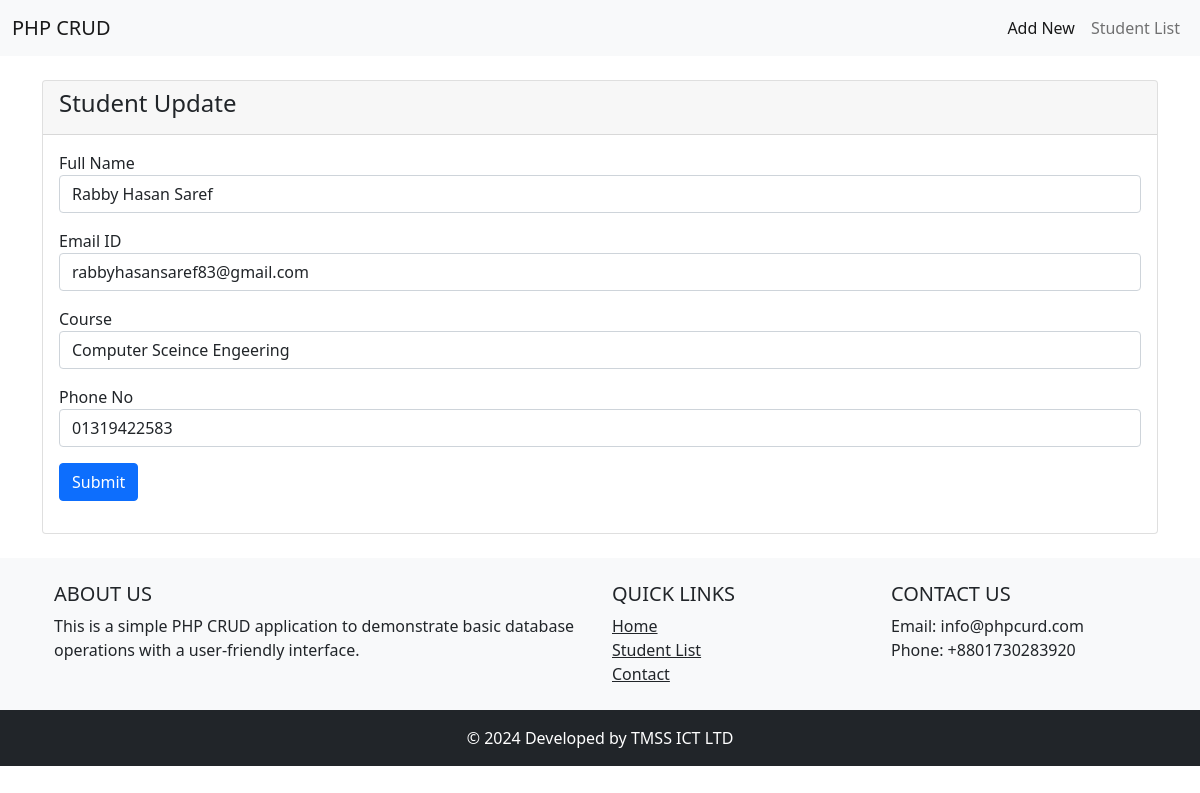
The page /update.php?id=10 on the database its author committed.
### tables this page shows
CREATE TABLE `students` (
  `fullname` varchar(255) NOT NULL,
  `email` varchar(255) NOT NULL,
  `phone` varchar(255) NOT NULL,
  `course` varchar(255) NOT NULL,
  `id` int NOT NULL
);

### update.php (the view, shortened to what this page needs)
<!DOCTYPE html>
<html lang="en">
<head>
    <link href="https://cdn.jsdelivr.net/npm/bootstrap@5.1.3/dist/css/bootstrap.min.css" rel="stylesheet">
    <link href="https://cdn.jsdelivr.net/npm/sweetalert2@11/dist/sweetalert2.min.css" rel="stylesheet">
</head>
<body>
<nav class="navbar navbar-expand-lg navbar-light bg-light">
        <div class="container-fluid">
            <a class="navbar-brand" href="#">PHP CRUD</a>
            <div class="collapse navbar-collapse" id="navbarNav">
                <ul class="navbar-nav ms-auto">
                    <li class="nav-item">
                        <a class="nav-link active" aria-current="page" href="insert.php">Add New</a>
                    </li>
                    <li class="nav-item">
                        <a class="nav-link" href="index.php">Student List</a>
                    </li>
                </ul>
            </div>
        </div>
    </nav>
    <?php
    include "db_con.php";
    if(isset($_GET['id'])){
        $id = $_GET['id'];
        $sql = "SELECT * FROM students WHERE id = '$id'";
        $result = $con->query($sql);
        if($result->num_rows > 0){
            while($row = $result->fetch_assoc()){
                $name = $row['fullname'];
                $email = $row['email'];
                $course = $row['course'];
                $phone = $row['phone'];
            }
            ?>
        <div class="container mt-4">
        <div class="row">
            <div class="col-md-12">
                <div class="card">
                    <div class="card-header">
                        <h4>Student Update</h4>
                    </div>
                    <div class="card-body">
                        <form action="" method="POST">
                            <div class="mb-3">
                                <label for="">Full Name</label>
                                <input type="text" name="fullname" value="<?php echo $name; ?>" required class="form-control" />
                            </div>
                            <div class="mb-3">
                                <label for="">Email ID</label>
                                <input type="email" name="email" value="<?php echo $email; ?>"  required class="form-control" />
                            </div>
                            <div class="mb-3">
                                <label for="">Course</label>
                                <input type="text" name="course" value="<?php echo $course; ?>" required class="form-control" />
                            </div>
                            <div class="mb-3">
                                <label for="">Phone No</label>
                                <input type="text" name="phone" value="<?php echo $phone; ?>" required class="form-control" />
                            </div>
                            <div class="mb-3">
                                <input type="submit" name="update" value="Submit" class="btn btn-primary">
                            </div>
                        </form>
                    </div>
                </div>
            </div>
        </div>
    </div>
       <?php
    }
    }
    ?>
    <footer class="bg-light text-center text-lg-start mt-4">
        <div class="container p-4">
            <div class="row">
                <div class="col-lg-6 col-md-12 mb-4 mb-md-0">
                    <h5 class="text-uppercase">About Us</h5>
                    <p>
                        This is a simple PHP CRUD application to demonstrate basic database operations with a user-friendly interface.
                    </p>
                </div>
                <div class="col-lg-3 col-md-6 mb-4 mb-md-0">
                    <h5 class="text-uppercase">Quick Links</h5>
                    <ul class="list-unstyled mb-0">
                        <li><a href="#" class="text-dark">Home</a></li>
                        <li><a href="#" class="text-dark">Student List</a></li>
                        <li><a href="#" class="text-dark">Contact</a></li>
                    </ul>
                </div>
                <div class="col-lg-3 col-md-6 mb-4 mb-md-0">
                    <h5 class="text-uppercase">Contact Us</h5>
                    <ul class="list-unstyled">
                        <li>Email: info@phpcurd.com</li>
                        <li>Phone: +8801730283920</li>
                    </ul>
                </div>
            </div>
        </div>
        <div class="text-center p-3 bg-dark text-white">
            © 2024 Developed by TMSS ICT LTD
        </div>
</footer>
</body>
</html>

### rows shown on the page
students: fullname "Rabby Hasan Saref", email "rabbyhasansaref83@gmail.com", course "Computer Sceince Engeering", phone "01319422583"
